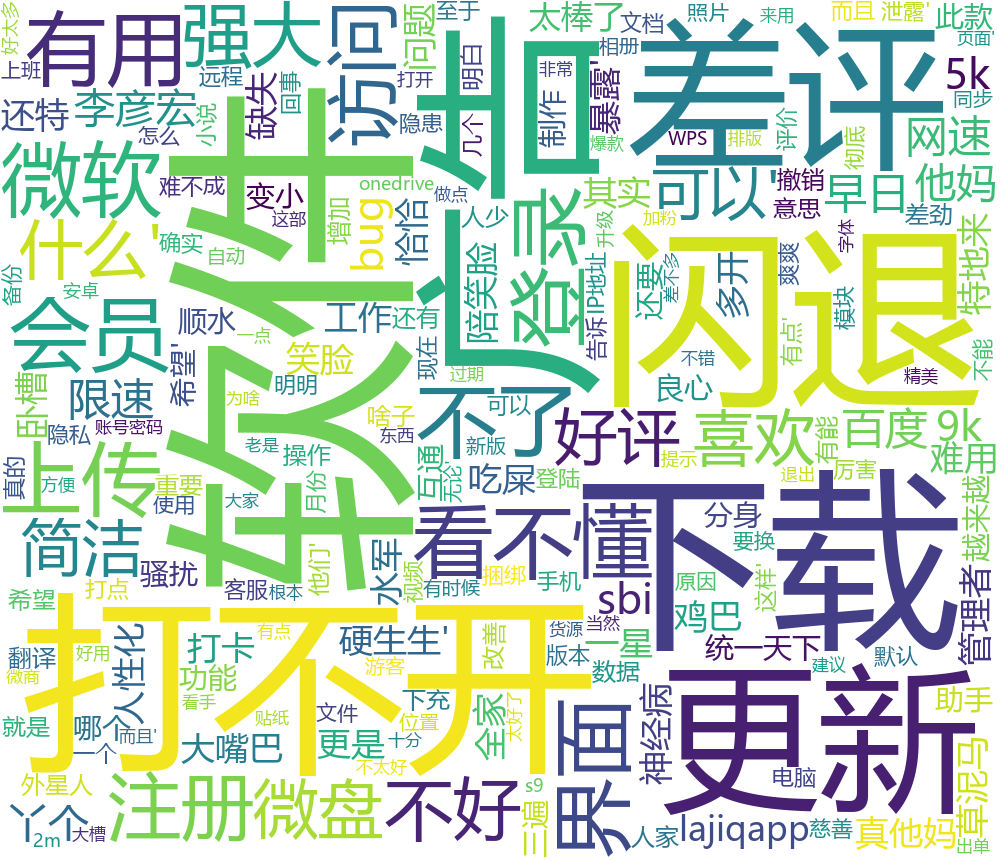

Write Python code to recreate this figure.
from wordcloud import WordCloud
import pymysql
import matplotlib.pyplot as plt
import os

def main():
    
    result = select_data_from_mysql()
    results = []
    for i in result:
        for j in i:
            results.append(j)
            
    print(str(results))
    wordcloud = WordCloud(font_path='C:/Windows/Fonts/msyh.ttc',background_color="white",width=1000, height=860, margin=2).generate(str(results))
    plt.imshow(wordcloud)
    plt.axis("off")
    plt.show()

    wordcloud.to_file("work.png")

def select_data_from_mysql():
    # 打开数据库连接
    conn = pymysql.connect(host='127.0.0.1', port=3306, user='root', passwd='123456',db='final' )
    # 使用 cursor() 方法创建一个游标对象 cursor
    cursor = conn.cursor()
    # 使用 execute()  方法执行 SQL 查询 
    cursor.execute('SELECT comment_detail from total WHERE tag="办公商务"')
    data = cursor.fetchall()
    # 关闭数据库连接
    conn.close()
    return data

if __name__ == "__main__":
    select_data_from_mysql()
    main()
        
